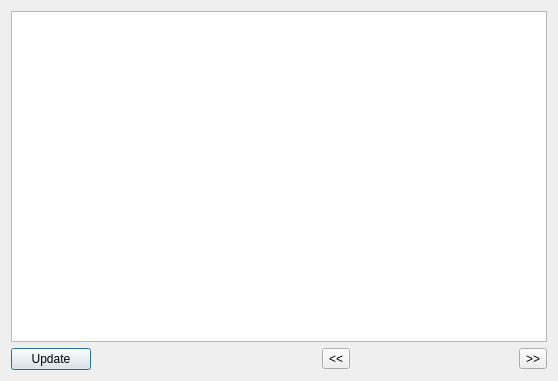
<?xml version="1.0" encoding="UTF-8"?>
<ui version="4.0">
 <class>AllProductsDialog</class>
 <widget class="QDialog" name="AllProductsDialog">
  <property name="geometry">
   <rect>
    <x>0</x>
    <y>0</y>
    <width>558</width>
    <height>381</height>
   </rect>
  </property>
  <property name="windowTitle">
   <string>Dialog</string>
  </property>
  <layout class="QVBoxLayout" name="verticalLayout">
   <item>
    <widget class="QTableView" name="tableView"/>
   </item>
   <item>
    <layout class="QHBoxLayout" name="horizontalLayout_2">
     <item>
      <widget class="QPushButton" name="update_button">
       <property name="maximumSize">
        <size>
         <width>100</width>
         <height>50</height>
        </size>
       </property>
       <property name="text">
        <string>Update</string>
       </property>
      </widget>
     </item>
     <item>
      <spacer name="horizontalSpacer_2">
       <property name="orientation">
        <enum>Qt::Horizontal</enum>
       </property>
       <property name="sizeHint" stdset="0">
        <size>
         <width>40</width>
         <height>20</height>
        </size>
       </property>
      </spacer>
     </item>
     <item>
      <layout class="QHBoxLayout" name="horizontalLayout">
       <item>
        <widget class="QToolButton" name="prev_button">
         <property name="text">
          <string>&lt;&lt;</string>
         </property>
        </widget>
       </item>
       <item>
        <spacer name="horizontalSpacer">
         <property name="orientation">
          <enum>Qt::Horizontal</enum>
         </property>
         <property name="sizeHint" stdset="0">
          <size>
           <width>18</width>
           <height>20</height>
          </size>
         </property>
        </spacer>
       </item>
       <item>
        <widget class="QToolButton" name="next_button">
         <property name="text">
          <string>&gt;&gt;</string>
         </property>
        </widget>
       </item>
      </layout>
     </item>
    </layout>
   </item>
  </layout>
 </widget>
 <resources/>
 <connections/>
</ui>
